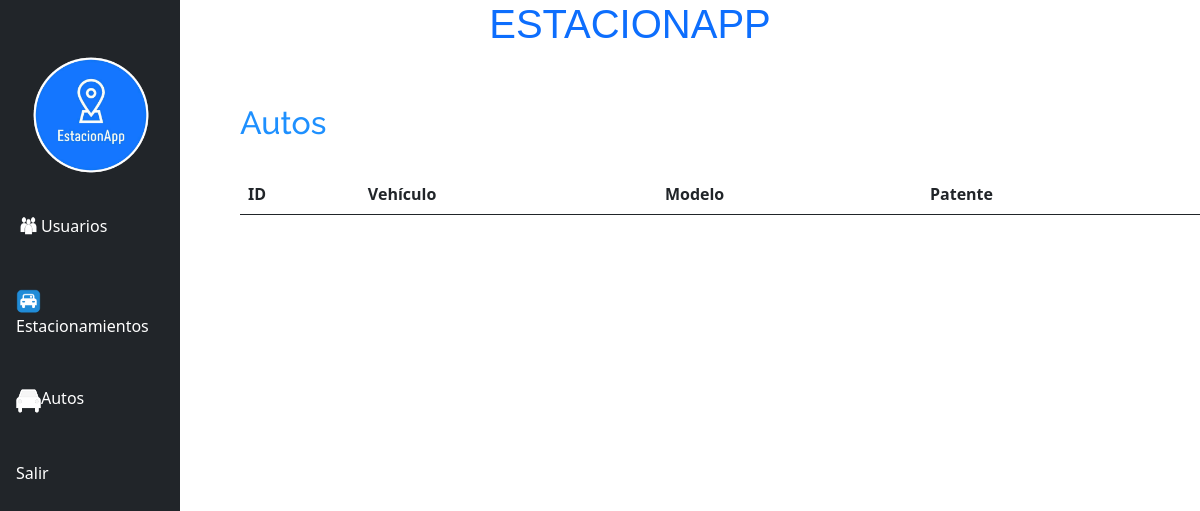
The page /PRUEBA/tabla3.php on the database as committed earlier.
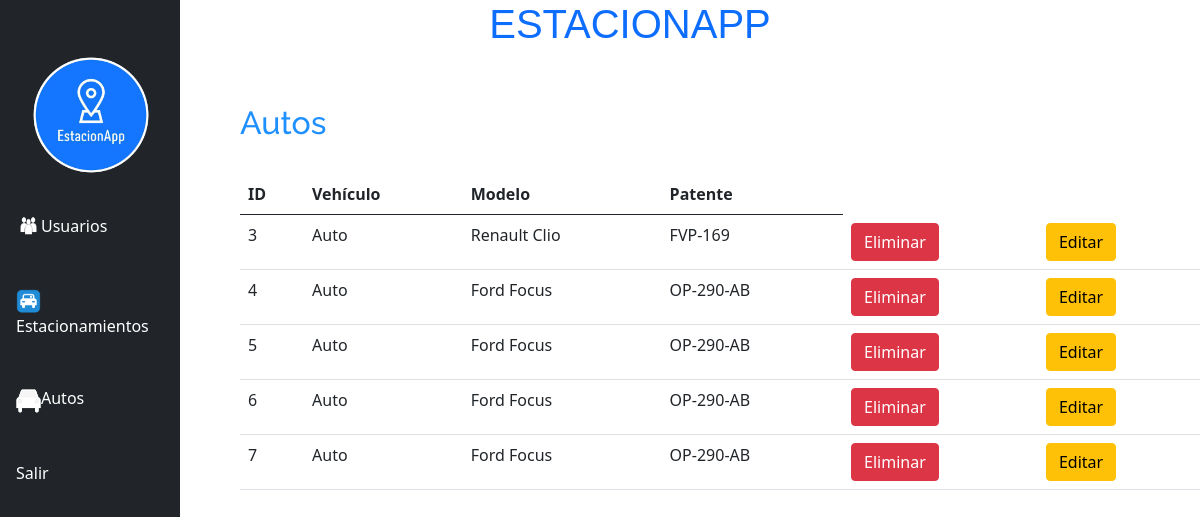
The same page on the database as committed later.
### tables this page shows
CREATE TABLE `autos` (
  `autos_id` int(100) NOT NULL,
  `tipo` varchar(255) DEFAULT NULL,
  `modelo` varchar(255) DEFAULT NULL,
  `patente` varchar(255) DEFAULT NULL,
  `is_deleted` tinyint(1) NOT NULL,
  `deleted_at` datetime DEFAULT NULL
);

### PRUEBA/tabla3.php (the view, shortened to what this page needs)
<?php
$conexion = mysqli_connect("localhost","root","","proyecto");
?>
<!DOCTYPE html>
<html lang="en">
<head>
    <link href="//db.onlinewebfonts.com/c/c03f80ccf879e6f840ca56279854945e?family=Helvetica+Neue" rel="stylesheet" type="text/css"/>
    <link href="style/admin.css" rel="stylesheet">
    <link href="https://cdn.jsdelivr.net/npm/bootstrap@5.0.2/dist/css/bootstrap.min.css" rel="stylesheet">
    <link rel="stylesheet" media="(max-width: 800px)" href="example.css" />
</head>
<body>
    <div class="sidebar-header">
        <header>
              <a href="admin.php" style= "text-decoration:none"><h1 align="center">ESTACIONAPP</h1></a>
              <div class="d-flex flex-column flex-shrink-0 p-3 text-white bg-dark">
                <ul class="nav nav-pills flex-column mb-auto"  id="sideBarcollapse">
                    <br>
                    <a href="ciudades.html"><img src="img/My project-1mpd.png" width= 150px height= 150px></a>
                    <br>
                    <li>
                    <a href="tabla1.php"><img src="img/usuarios.png" width= 25px; height=25px;>Usuarios</a>
                    </li>
                    <br>
                    <br>
                    <li>
                    <a href="tabla2.php"><img src="img/Parking-Transparent-PNG.png" width="25px" height="25px">Estacionamientos</a>
                    </li>
                    <br>
                    <br>
                    <li>
                    <a href="#cars"><img src="img/Mi proyecto.png" width= 25px height=25px>Autos</a>
                    </li>
                    <br>
                    <br>
                    <li>
                        <a href= "logout.php">Salir</a>
                    </li>
                </ul>
            </div>
        </header>
    </div>
    <br>
    <br>
        <div class="tabla3" style="width: 80%;margin-left: 20%;" id="cars">
            <h2 style= "font-family: 'Raleway','sans-serif'; color: dodgerblue" align="left">Autos</h2>
            <br>
            <table class="table table-responsive" align="center">
                <thead>
                    <th>ID</th>
                    <th>Vehículo</th>
                    <th>Modelo</th>
                    <th>Patente</th>
                </thead>
                <tbody>
                    <?php
                    $sql = "SELECT * FROM autos";
                    $resultado = mysqli_query($conexion,$sql);
                    while($row = mysqli_fetch_assoc($resultado)) { ?>
                    <tr>
                        <td><?php echo $row['autos_id']; ?> </td>
                        <td><?php echo $row['tipo']; ?></td>
                        <td><?php echo $row['modelo']; ?></td>
                        <td><?php echo $row['patente']; ?></td>
                        <td><a href=""><button class="btn btn-danger" type="submit" name="enviar" id="enviar">Eliminar</button></td></a>
                            <td><a href=""><button class="btn btn-warning" type="submit">Editar</button></a></td>
                    </tr>
                    <?php } ?>
                </tbody>
            </table>
       </div>
</body>
</html>

### PRUEBA/style/admin.css (style rules this page uses)
body { background-color: lightgrey; }
h1 { font-family: Helvetica; margin-left: 5%; }
.d-flex { position: fixed; height: 100%; background-color: darkblue; top: 0; width: 15%; }
.d-flex a { text-decoration: none; color: white; }
button { border: none; background-color: yellow; font-family: Calibri; color: black; }

Rows that differ between the two databases and show on the page:
added autos: autos_id "3", tipo "Auto", modelo "Renault Clio", patente "FVP-169"
added autos: autos_id "4", tipo "Auto", modelo "Ford Focus", patente "OP-290-AB"
added autos: autos_id "5", tipo "Auto", modelo "Ford Focus", patente "OP-290-AB"
added autos: autos_id "6", tipo "Auto", modelo "Ford Focus", patente "OP-290-AB"
added autos: autos_id "7", tipo "Auto", modelo "Ford Focus", patente "OP-290-AB"
